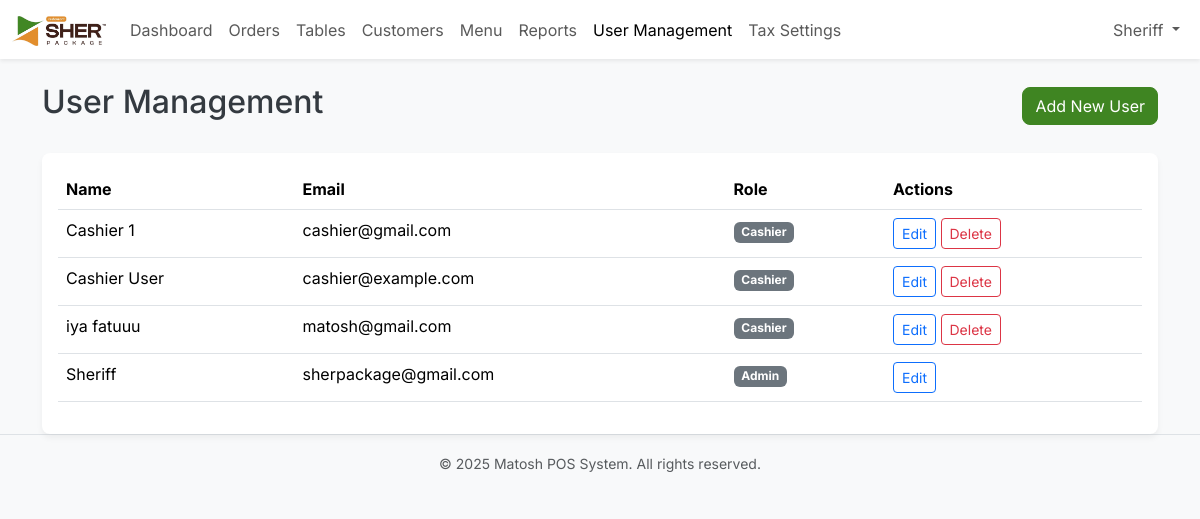
The page /pages/users.php (signed in) on the database its author committed.
### tables this page shows
CREATE TABLE `company_settings` (
  `id` int NOT NULL,
  `name` varchar(255) NOT NULL,
  `address` text NOT NULL,
  `phone` varchar(50) NOT NULL,
  `email` varchar(255) NOT NULL,
  `logo` varchar(255) DEFAULT NULL,
  `currency_symbol` varchar(5) NOT NULL DEFAULT '$'
);

CREATE TABLE `users` (
  `id` int NOT NULL,
  `name` varchar(255) NOT NULL,
  `email` varchar(255) NOT NULL,
  `password` varchar(255) NOT NULL,
  `role` enum('Admin','Cashier','Waiter','Kitchen') NOT NULL
);

### includes/auth.php (called while the page is built, shortened)
<?php
function has_role($role) {
    return isset($_SESSION['user_role']) && $_SESSION['user_role'] === $role;
}

### pages/users.php (the view, shortened to what this page needs)
<?php
require_once '../includes/auth.php';
require_once '../config/db.php';
try {
    $users = $pdo->query("SELECT id, name, email, role FROM users ORDER BY name")->fetchAll();
} catch (PDOException $e) {
    $error = "Database error: " . $e->getMessage();
    if (str_contains($e->getMessage(), 'Duplicate entry')) {
        $error = 'A user with this email address already exists.';
    }
}
require_once '../includes/header.php';
?>
<div class="container">
    <div class="d-flex justify-content-between align-items-center mb-4">
        <h1 class="h2">User Management</h1>
        <button class="btn btn-primary" data-bs-toggle="modal" data-bs-target="#userModal">Add New User</button>
    </div>
    <div class="card">
        <div class="card-body">
            <table class="table table-hover">
                <thead>
                    <tr>
                        <th>Name</th>
                        <th>Email</th>
                        <th>Role</th>
                        <th>Actions</th>
                    </tr>
                </thead>
                <tbody>
                    <?php foreach ($users as $user): ?>
                        <tr>
                            <td><?php echo htmlspecialchars($user['name']); ?></td>
                            <td><?php echo htmlspecialchars($user['email']); ?></td>
                            <td><span class="badge bg-secondary"><?php echo htmlspecialchars($user['role']); ?></span></td>
                            <td>
                                <a href="users.php?action=edit&id=<?php echo $user['id']; ?>" class="btn btn-sm btn-outline-primary">Edit</a>
                                <?php if ($user['id'] != $_SESSION['user_id']): ?>
                                <form action="users.php" method="POST" class="d-inline" onsubmit="return confirm('Are you sure you want to delete this user?');">
                                    <button type="submit" class="btn btn-sm btn-outline-danger">Delete</button>
                                </form>
                                <?php endif; ?>
                            </td>
                        </tr>
                    <?php endforeach; ?>
                </tbody>
            </table>
        </div>
    </div>
</div>
<?php
require_once '../includes/footer.php';
?>

### includes/header.php (shortened to what this page needs)
<?php
require_once __DIR__ . '/auth.php';
require_once __DIR__ . '/../config/db.php';
$current_page = basename($_SERVER['PHP_SELF']);
$company_stmt = $pdo->query("SELECT * FROM company_settings WHERE id = 1");
$company_settings = $company_stmt->fetch();
?>
<!DOCTYPE html>
<html lang="en">
<head>
    <link href="https://cdn.jsdelivr.net/npm/bootstrap@5.3.3/dist/css/bootstrap.min.css" rel="stylesheet">
    <link rel="stylesheet" href="/assets/css/style.css">
</head>
<body>
<?php if (isset($_SESSION['user_id'])): ?>
<nav class="navbar navbar-expand-lg navbar-light bg-white shadow-sm">
    <div class="container-fluid">
        <a class="navbar-brand text-primary fw-bold" href="/index.php">
            <?php if (!empty($company_settings['logo'])): ?>
                <img src="../assets/images/<?php echo htmlspecialchars($company_settings['logo']); ?>" alt="<?php echo htmlspecialchars($company_settings['name']); ?>" height="30" class="d-inline-block align-text-top">
            <?php else: ?>
                <?php echo htmlspecialchars($company_settings['name'] ?? 'Matosh POS'); ?>
            <?php endif; ?>
        </a>
        <div class="collapse navbar-collapse" id="navbarNav">
            <ul class="navbar-nav me-auto mb-2 mb-lg-0">
                <li class="nav-item">
                    <a class="nav-link <?php echo ($current_page == 'index.php') ? 'active' : ''; ?>" href="/index.php">Dashboard</a>
                </li>
                <li class="nav-item">
                    <a class="nav-link <?php echo ($current_page == 'orders.php') ? 'active' : ''; ?>" href="/pages/orders.php">Orders</a>
                </li>
                <li class="nav-item">
                    <a class="nav-link <?php echo ($current_page == 'tables.php') ? 'active' : ''; ?>" href="/pages/tables.php">Tables</a>
                </li>
                <li class="nav-item">
                    <a class="nav-link <?php echo ($current_page == 'customers.php') ? 'active' : ''; ?>" href="/pages/customers.php">Customers</a>
                </li>
                <li class="nav-item">
                    <a class="nav-link <?php echo ($current_page == 'menu.php') ? 'active' : ''; ?>" href="/pages/menu.php">Menu</a>
                </li>
                <li class="nav-item">
                    <a class="nav-link <?php echo ($current_page == 'reports.php') ? 'active' : ''; ?>" href="/pages/reports.php">Reports</a>
                </li>
                <?php if (has_role('Admin')): ?>
                <li class="nav-item">
                    <a class="nav-link <?php echo ($current_page == 'users.php') ? 'active' : ''; ?>" href="/pages/users.php">User Management</a>
                </li>
                <li class="nav-item">
                    <a class="nav-link <?php echo ($current_page == 'tax_settings.php') ? 'active' : ''; ?>" href="/pages/tax_settings.php">Tax Settings</a>
                </li>
                <?php endif; ?>
            </ul>
            <ul class="navbar-nav">
                <li class="nav-item dropdown">
                    <a class="nav-link dropdown-toggle" href="#" id="navbarDropdown" role="button" data-bs-toggle="dropdown" aria-expanded="false">
                        <?php echo htmlspecialchars($_SESSION['user_name'] ?? 'User'); ?>
                    </a>
                </li>
            </ul>
        </div>
    </div>
</nav>
<?php endif; ?>
<main class="container-fluid mt-4">

### assets/css/style.css (style rules this page uses)
:root { --primary-color: #3F8522; --primary-hover-color: #356e1d; --light-gray: #f8f9fa; --medium-gray: #e9ecef; --dark-gray: #6c757d; --white: #ffffff; --shadow: 0 4px 6px rgba(0, 0, 0, 0.05); --border-radius: 0.5rem; }
body { font-family: 'Inter', 'Segoe UI', 'Roboto', 'Helvetica Neue', Arial, sans-serif; background-color: var(--light-gray); color: #343a40; }
.text-primary { color: var(--primary-color) !important; }
.btn-primary { background-color: var(--primary-color); border-color: var(--primary-color); border-radius: var(--border-radius); transition: background-color 0.2s ease-in-out; }
.card { border: none; border-radius: var(--border-radius); box-shadow: var(--shadow); transition: transform 0.2s ease-in-out, box-shadow 0.2s ease-in-out; }
.fw-bold { font-weight: 600 !important; }

### rows shown on the page
company_settings: logo (picture)
users: name "Cashier 1", email "cashier@gmail.com", role "Cashier"
users: name "Cashier User", email "cashier@example.com", role "Cashier"
users: name "iya fatuuu", email "matosh@gmail.com", role "Cashier"
users: name "Sheriff", email "sherpackage@gmail.com", role "Admin"

### other values the page prints
$_SESSION['user_name'] "Sheriff"
